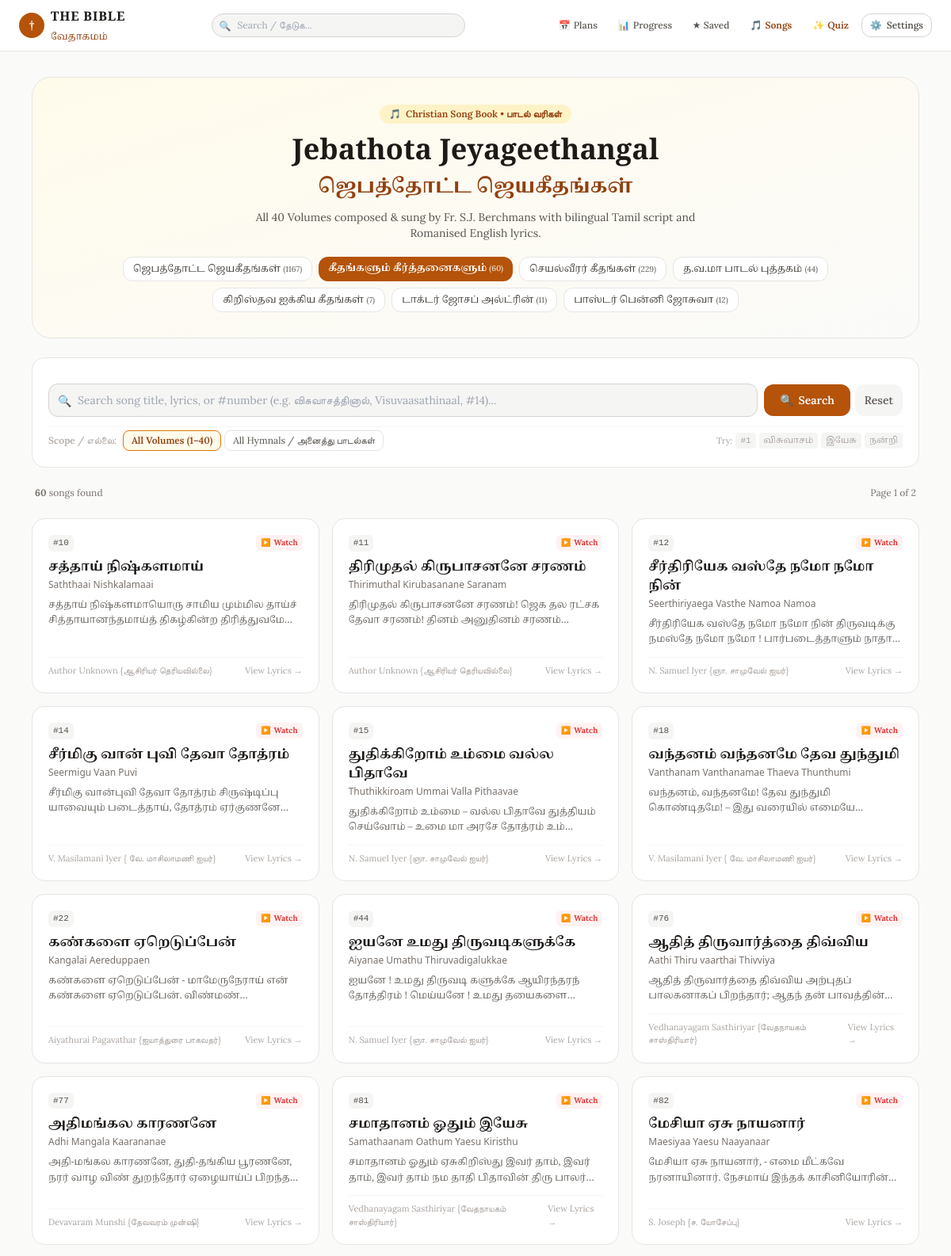
Screenshot of /songs?book=keerthanai&canon=protestant (upper part) with the database file from the repository.
### tables this page shows
CREATE TABLE song_books (
            code TEXT PRIMARY KEY,
            name_ta TEXT NOT NULL,
            name_en TEXT NOT NULL,
            display_order INTEGER DEFAULT 0
        );

CREATE TABLE songs (
            id INTEGER PRIMARY KEY,
            songbook_code TEXT NOT NULL,
            songbook_name_ta TEXT,
            songbook_name_en TEXT,
            volume INTEGER DEFAULT 0,
            volume_name TEXT,
            song_number INTEGER DEFAULT 0,
            title_ta TEXT NOT NULL,
            title_en TEXT NOT NULL,
            alternate_title TEXT,
            lyrics_ta TEXT,
            lyrics_en TEXT,
            lyrics_bilingual TEXT,
            author TEXT,
            youtube_url TEXT
        );

### app/main.py (the view)
@app.get("/songs", response_class=HTMLResponse)
async def songs_directory_page(
    request: Request,
    book: str = Query("jebathota"),
    vol: int = Query(None),
    q: str = Query(""),
    page: int = Query(1, ge=1),
    canon: str = Query(None)
):
    active_canon = resolve_canon(request, canon)
    canon_ctx = get_canon_context(active_canon)
    songbooks = get_song_books()
    volumes = get_song_volumes(book)
    clean_q = q.strip() if q else ""
    page_size = 40
    offset = (page - 1) * page_size
    songs_data = get_songs_list(
        songbook_code=book,
        volume=vol,
        query=clean_q,
        limit=page_size,
        offset=offset
    )
    total_count = songs_data["total_count"]
    total_pages = max(1, (total_count + page_size - 1) // page_size)
    return templates.TemplateResponse(
        request=request,
        name="songs.html",
        context={
            **canon_ctx,
            "songbooks": songbooks,
            "volumes": volumes,
            "active_book": book,
            "active_vol": vol,
            "query": clean_q,
            "songs": songs_data["songs"],
            "total_count": total_count,
            "page": page,
            "total_pages": total_pages,
        },
    )

### templates/songs.html (shortened to what this page needs)
{% extends "base.html" %}
{% block content %}
<div class="max-w-6xl mx-auto px-3 sm:px-4 py-4 sm:py-8 space-y-6">
    <div class="bg-gradient-to-br from-amber-50 to-stone-50 dark:from-stone-900 dark:to-stone-950 border border-stone-200 dark:border-stone-800 rounded-3xl p-5 sm:p-8 text-center space-y-3 relative overflow-hidden shadow-xs">
        <div class="inline-flex items-center gap-1.5 px-3 py-1 rounded-full bg-amber-100 dark:bg-amber-900/40 text-amber-800 dark:text-amber-300 text-xs font-semibold">
            <span>🎵</span> <span>Christian Song Book • பாடல் வரிகள்</span>
        </div>
        <h1 class="font-cinzel text-2xl sm:text-4xl font-bold text-stone-900 dark:text-stone-100">
            Jebathota Jeyageethangal
        </h1>
        <h2 class="font-tamil text-lg sm:text-2xl text-amber-800 dark:text-amber-400 font-semibold" translate="no">
            ஜெபத்தோட்ட ஜெயகீதங்கள்
        </h2>
        <p class="text-xs sm:text-sm text-stone-600 dark:text-stone-400 max-w-xl mx-auto">
            All 40 Volumes composed & sung by Fr. S.J. Berchmans with bilingual Tamil script and Romanised English lyrics.
        </p>
        <div class="pt-2 flex flex-wrap justify-center gap-1.5 sm:gap-2">
            {% for sb in songbooks %}
            <a href="/songs?book={{ sb.code }}{% if canon %}&canon={{ canon }}{% endif %}"
               class="px-3 py-1.5 rounded-xl text-xs font-medium transition cursor-pointer {% if active_book == sb.code %}bg-amber-700 text-white font-semibold shadow-xs{% else %}bg-white dark:bg-stone-800 text-stone-700 dark:text-stone-300 border border-stone-200 dark:border-stone-700 hover:border-amber-600{% endif %}">
                <span class="font-tamil" translate="no">{{ sb.name_ta }}</span>
                <span class="text-[10px] opacity-75">({{ sb.song_count }})</span>
            </a>
            {% endfor %}
        </div>
    </div>
    <div class="bg-white dark:bg-stone-900 border border-stone-200 dark:border-stone-800 rounded-2xl p-4 sm:p-5 shadow-xs space-y-3">
        <form id="song-search-form" action="/songs" method="get" class="space-y-3">
            <div class="flex flex-col sm:flex-row gap-2 relative">
                <div class="relative flex-1">
                    <input type="text" id="song-search-input" name="q" value="{{ query }}"
                           placeholder="Search song title, lyrics, or #number (e.g. விசுவாசத்தினால், Visuvaasathinaal, #14)..."
                           autocomplete="off"
                           class="w-full text-xs sm:text-sm bg-stone-100 dark:bg-stone-800 border border-stone-300 dark:border-stone-700 rounded-xl pl-9 pr-8 py-2.5 focus:outline-none focus:ring-2 focus:ring-amber-700 text-stone-900 dark:text-stone-100">
                    <span class="absolute left-3 top-3 text-stone-400 text-xs sm:text-sm">🔍</span>
                </div>
                <div class="flex items-center gap-1.5 shrink-0">
                    <button type="submit" class="w-full sm:w-auto px-5 py-2.5 bg-amber-700 hover:bg-amber-800 text-white rounded-xl text-xs sm:text-sm font-semibold transition cursor-pointer flex items-center justify-center gap-1.5 shadow-xs">
                        <span>🔍</span> <span>Search</span>
                    </button>
                    {% if query or active_vol or (active_book and active_book != 'jebathota') %}
                    <a href="/songs?book=jebathota{% if canon %}&canon={{ canon }}{% endif %}"
                       class="px-3 py-2.5 bg-stone-100 dark:bg-stone-800 hover:bg-stone-200 dark:hover:bg-stone-700 text-stone-600 dark:text-stone-300 rounded-xl text-xs sm:text-sm font-medium transition shrink-0"
                       title="Reset search and filters">
                        Reset
                    </a>
                    {% endif %}
                </div>
            </div>
            <div class="flex flex-wrap items-center justify-between gap-2 pt-1 border-t border-stone-100 dark:border-stone-800 text-xs">
                <div class="flex flex-wrap items-center gap-1 text-[11px] sm:text-xs">
                    <span class="text-stone-400 font-medium mr-1">Scope / எல்லை:</span>
                    <label class="inline-flex items-center gap-1 px-2.5 py-1 rounded-lg border cursor-pointer transition {% if not active_vol and active_book != 'all' %}bg-amber-50 dark:bg-amber-950/40 border-amber-600 text-amber-800 dark:text-amber-300 font-semibold{% else %}border-stone-200 dark:border-stone-700 text-stone-600 dark:text-stone-400 hover:bg-stone-50 dark:hover:bg-stone-800{% endif %}">
                        <span>All Volumes (1–40)</span>
                    </label>
                    <label class="inline-flex items-center gap-1 px-2.5 py-1 rounded-lg border cursor-pointer transition {% if active_book == 'all' %}bg-amber-50 dark:bg-amber-950/40 border-amber-600 text-amber-800 dark:text-amber-300 font-semibold{% else %}border-stone-200 dark:border-stone-700 text-stone-600 dark:text-stone-400 hover:bg-stone-50 dark:hover:bg-stone-800{% endif %}">
                        <span>All Hymnals / அனைத்து பாடல்கள்</span>
                    </label>
                </div>
                <div class="hidden md:flex items-center gap-1 text-[11px] text-stone-400">
                    <span>Try:</span>
                    <button type="button" onclick="quickFillSearch('#1')" class="px-1.5 py-0.5 rounded bg-stone-100 dark:bg-stone-800 hover:text-amber-700 font-mono">#1</button>
                    <button type="button" onclick="quickFillSearch('விசுவாசம்')" class="px-1.5 py-0.5 rounded bg-stone-100 dark:bg-stone-800 hover:text-amber-700 font-tamil" translate="no">விசுவாசம்</button>
                    <button type="button" onclick="quickFillSearch('இயேசு')" class="px-1.5 py-0.5 rounded bg-stone-100 dark:bg-stone-800 hover:text-amber-700 font-tamil" translate="no">இயேசு</button>
                    <button type="button" onclick="quickFillSearch('நன்றி')" class="px-1.5 py-0.5 rounded bg-stone-100 dark:bg-stone-800 hover:text-amber-700 font-tamil" translate="no">நன்றி</button>
                </div>
            </div>
        </form>
    </div>
    <div class="flex items-center justify-between text-xs text-stone-500 px-1">
        <div>
            <span><strong>{{ total_count }}</strong> songs found</span>
        </div>
        {% if total_pages > 1 %}
        <span>Page {{ page }} of {{ total_pages }}</span>
        {% endif %}
    </div>
    {% if songs %}
    <div class="grid grid-cols-1 md:grid-cols-2 lg:grid-cols-3 gap-3 sm:gap-4">
        {% for s in songs %}
        <a href="/songs/{{ s.id }}{% if canon %}?canon={{ canon }}{% endif %}"
           class="group bg-white dark:bg-stone-900 border border-stone-200 dark:border-stone-800 hover:border-amber-600/70 rounded-2xl p-4 sm:p-5 shadow-xs hover:shadow-md transition flex flex-col justify-between space-y-3">
            <div class="space-y-2">
                <div class="flex items-center justify-between text-[11px]">
                    <div class="flex items-center gap-1.5">
                        {% if s.song_number and s.song_number > 0 %}
                        <span class="px-1.5 py-0.5 rounded-md bg-stone-100 dark:bg-stone-800 text-stone-600 dark:text-stone-400 font-mono">
                            #{{ s.song_number }}
                        </span>
                        {% endif %}
                    </div>
                    {% if s.youtube_url %}
                    <span class="inline-flex items-center gap-1 text-red-600 text-xs font-semibold px-1.5 py-0.5 rounded-md bg-red-50 dark:bg-red-950/40" title="Watch on YouTube">
                        <span class="text-[10px]">▶️</span> <span class="text-[10px] hidden sm:inline">Watch</span>
                    </span>
                    {% endif %}
                </div>
                <div>
                    <h3 class="font-tamil font-bold text-sm sm:text-base text-stone-900 dark:text-stone-100 group-hover:text-amber-700 dark:group-hover:text-amber-400 transition leading-snug" translate="no">
                        {{ s.title_ta }}
                    </h3>
                    <p class="font-sans text-xs text-stone-500 font-medium mt-0.5">
                        {{ s.title_en }}
                    </p>
                </div>
                {% if s.snippet_ta %}
                <p class="font-tamil text-xs text-stone-600 dark:text-stone-400 line-clamp-2 leading-relaxed opacity-90" translate="no">
                    {{ s.snippet_ta }}...
                </p>
                {% endif %}
            </div>
            <div class="pt-2 border-t border-stone-100 dark:border-stone-800 flex items-center justify-between text-[11px] text-stone-400 group-hover:text-amber-700 transition">
                <span>{{ s.author or "Fr. S.J. Berchmans" }}</span>
                <span>View Lyrics →</span>
            </div>
        </a>
        {% endfor %}
    </div>
    {% endif %}
</div>
{% endblock %}

### templates/base.html (style rules this page uses)
:root { --reader-font-size: 18px; }
.font-tamil { font-family: 'Noto Serif Tamil', serif; line-height: 2.1; }
.verse-text-ta, .verse-ta, .font-tamil { line-height: 1.95 !important; }

### rows the page displays
song_books: name_ta "ஜெபத்தோட்ட ஜெயகீதங்கள்", song_count "1167"
song_books: name_ta "கீதங்களும் கீர்த்தனைகளும்", song_count "60"
song_books: name_ta "செயல்வீரர் கீதங்கள்", song_count "229"
song_books: name_ta "த.வ.மா பாடல் புத்தகம்", song_count "44"
song_books: name_ta "கிறிஸ்தவ ஐக்கிய கீதங்கள்", song_count "7"
song_books: name_ta "டாக்டர் ஜோசப் அல்ட்ரின்", song_count "11"
song_books: name_ta "பாஸ்டர் பென்னி ஜோசுவா", song_count "12"
songs: song_number "10", shows "Watch", title_ta "சத்தாய் நிஷ்களமாய்", title_en "Saththaai Nishkalamaai", snippet_ta "சத்தாய் நிஷ்களமாயொரு சாமிய மும்மில தாய்ச் சித்தாயானந்தமாய்த் திகழ்கின்ற…", author "Author Unknown {ஆசிரியர் தெரியவில்லை}"
songs: song_number "11", shows "Watch", title_ta "திரிமுதல் கிருபாசனனே சரணம்", title_en "Thirimuthal Kirubasanane Saranam", snippet_ta "திரிமுதல் கிருபாசனனே சரணம்! ஜெக தல ரட்சக தேவா சரணம்! தினம் அனுதினம்…", author "Author Unknown {ஆசிரியர் தெரியவில்லை}"
songs: song_number "12", shows "Watch", title_ta "சீர்திரியேக வஸ்தே நமோ நமோ நின்", title_en "Seerthiriyaega Vasthe Namoa Namoa", snippet_ta "சீர்திரியேக வஸ்தே நமோ நமோ நின் திருவடிக்கு நமஸ்தே நமோ நமோ ! பார்படைத்தாளும்…", author "N. Samuel Iyer {ஞா. சாமுவேல் ஐயர்}"
songs: song_number "14", shows "Watch", title_ta "சீர்மிகு வான் புவி தேவா தோத்ரம்", title_en "Seermigu Vaan Puvi", snippet_ta "சீர்மிகு வான்புவி தேவா தோத்ரம் சிருஷ்டிப்பு யாவையும் படைத்தாய், தோத்ரம்…", author "V. Masilamani Iyer { வே. மாசிலாமணி ஐயர்}"
songs: song_number "15", shows "Watch", title_ta "துதிக்கிறோம் உம்மை வல்ல பிதாவே", title_en "Thuthikkiroam Ummai Valla Pithaavae", snippet_ta "துதிக்கிறோம் உம்மை – வல்ல பிதாவே துத்தியம் செய்வோம் – உமை மா அரசே தோத்ரம்…", author "N. Samuel Iyer {ஞா. சாமுவேல் ஐயர்}"
songs: song_number "18", shows "Watch", title_ta "வந்தனம் வந்தனமே தேவ துந்துமி", title_en "Vanthanam Vanthanamae Thaeva Thunthumi", snippet_ta "வந்தனம், வந்தனமே! தேவ துந்துமி கொண்டிதமே! – இது வரையில்…", author "V. Masilamani Iyer { வே. மாசிலாமணி ஐயர்}"
songs: song_number "22", shows "Watch", title_ta "கண்களை ஏறெடுப்பேன்", title_en "Kangalai Aereduppaen", snippet_ta "கண்களை ஏறெடுப்பேன் - மாமேருநேராய் என் கண்களை ஏறெடுப்பேன்.…", author "Aiyathurai Pagavathar {ஐயாத்துரை பாகவதர்}"
songs: song_number "44", shows "Watch", title_ta "ஐயனே உமது திருவடிகளுக்கே", title_en "Aiyanae Umathu Thiruvadigalukkae", snippet_ta "ஐயனே ! உமது திருவடி களுக்கே ஆயிரந்தரந் தோத்திரம் ! மெய்யனே ! உமது…", author "N. Samuel Iyer {ஞா. சாமுவேல் ஐயர்}"
songs: song_number "76", shows "Watch", title_ta "ஆதித் திருவார்த்தை திவ்விய", title_en "Aathi Thiru vaarthai Thivviya", snippet_ta "ஆதித் திருவார்த்தை திவ்விய அற்புதப் பாலகனாகப் பிறந்தார்; ஆதந் தன்…", author "Vedhanayagam Sasthiriyar {வேதநாயகம் சாஸ்திரியார்}"
songs: song_number "77", shows "Watch", title_ta "அதிமங்கல காரணனே", title_en "Adhi Mangala Kaarananae", snippet_ta "அதி-மங்கல காரணனே, துதி-தங்கிய பூரணனே, நரர் வாழ விண் துறந்தோர் ஏழையாய்ப்…", author "Devavaram Munshi {தேவவரம் முன்ஷி}"
songs: song_number "81", shows "Watch", title_ta "சமாதானம் ஓதும் இயேசு", title_en "Samathaanam Oathum Yaesu Kiristhu", snippet_ta "சமாதானம் ஓதும் ஏசுகிறிஸ்து இவர் தாம், இவர் தாம், இவர் தாம் நம தாதி பிதாவின் திரு…", author "Vedhanayagam Sasthiriyar {வேதநாயகம் சாஸ்திரியார்}"
songs: song_number "82", shows "Watch", title_ta "மேசியா ஏசு நாயனார்", title_en "Maesiyaa Yaesu Naayanaar", snippet_ta "மேசியா ஏசு நாயனார், - எமை மீட்கவே நரனாயினார். நேசமாய் இந்தக்…", author "S. Joseph {ச. யோசேப்பு}"

### other values shown
{{ total_count }} "60"
{{ page }} "1"
{{ total_pages }} "2"
